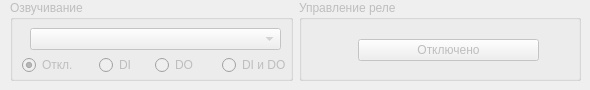
    <widget class="QWidget" name="tab3_do_control">
     <attribute name="title">
      <string>Страница</string>
     </attribute>
     <widget class="QWidget" name="horizontalLayoutWidget_2">
      <property name="geometry">
       <rect>
        <x>10</x>
        <y>0</y>
        <width>571</width>
        <height>81</height>
       </rect>
      </property>
      <layout class="QHBoxLayout" name="horizontalLayout_12">
       <item>
        <widget class="QGroupBox" name="groupBox_voicing_settings">
         <property name="enabled">
          <bool>false</bool>
         </property>
         <property name="title">
          <string>Озвучивание</string>
         </property>
         <widget class="QWidget" name="gridLayoutWidget_3">
          <property name="geometry">
           <rect>
            <x>10</x>
            <y>54</y>
            <width>271</width>
            <height>22</height>
           </rect>
          </property>
          <layout class="QGridLayout" name="gridLayout_dio_voicing">
           <item row="0" column="3" alignment="Qt::AlignHCenter">
            <widget class="QRadioButton" name="radioButton_dio_voicing">
             <property name="text">
              <string>DI и DO</string>
             </property>
            </widget>
           </item>
           <item row="0" column="2">
            <widget class="QRadioButton" name="radioButton_do_voicing">
             <property name="text">
              <string>DO</string>
             </property>
            </widget>
           </item>
           <item row="0" column="1" alignment="Qt::AlignHCenter">
            <widget class="QRadioButton" name="radioButton_di_voicing">
             <property name="text">
              <string>DI</string>
             </property>
            </widget>
           </item>
           <item row="0" column="0" alignment="Qt::AlignHCenter">
            <widget class="QRadioButton" name="radioButton_voicing_off">
             <property name="text">
              <string>Откл.</string>
             </property>
             <property name="checked">
              <bool>true</bool>
             </property>
            </widget>
           </item>
          </layout>
         </widget>
         <widget class="QComboBox" name="comboBox_voice_type">
          <property name="geometry">
           <rect>
            <x>20</x>
            <y>28</y>
            <width>251</width>
            <height>22</height>
           </rect>
          </property>
          <property name="sizePolicy">
           <sizepolicy hsizetype="Preferred" vsizetype="Fixed">
            <horstretch>0</horstretch>
            <verstretch>0</verstretch>
           </sizepolicy>
          </property>
         </widget>
        </widget>
       </item>
       <item>
        <widget class="QGroupBox" name="groupBox_do_control">
         <property name="enabled">
          <bool>false</bool>
         </property>
         <property name="title">
          <string>Управление реле</string>
         </property>
         <widget class="QWidget" name="verticalLayoutWidget">
          <property name="geometry">
           <rect>
            <x>59</x>
            <y>30</y>
            <width>181</width>
            <height>41</height>
           </rect>
          </property>
          <layout class="QVBoxLayout" name="verticalLayout">
           <item>
            <widget class="QPushButton" name="pushButton_do_control">
             <property name="text">
              <string>Отключено</string>
             </property>
            </widget>
           </item>
          </layout>
         </widget>
        </widget>
       </item>
      </layout>
     </widget>
    </widget>
